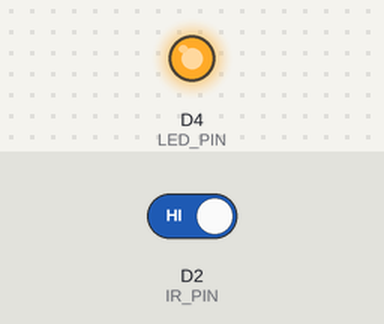
The sketch below on a simulated ESP8266 (NodeMCU). On the bench: output pins drawn as LEDs (lit = HIGH). The test bench sets the inputs (shaded band); at power-on: D2 (IR_PIN) HIGH.

Above: at 1.8 s.
1.9 s: D2 (IR_PIN) driven LOW
At 2.6 s:
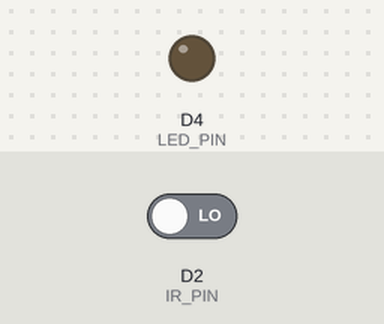
3.5 s: D2 (IR_PIN) driven HIGH
At 3.8 s:
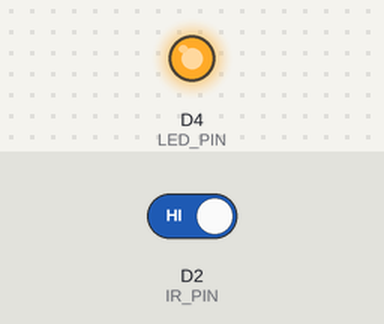
Timing chart, 0 to 6.5 s (numbered marks = the images above; inputs shaded):
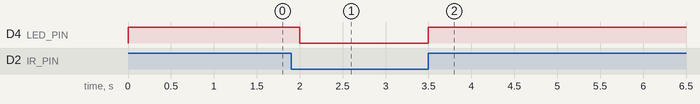

The sketch:

sketch_jun19b.ino
```cpp
// ==== main.ino ====
int IR_PIN = D2;
int LED_PIN = D4;

void setup() {
  Serial.begin(9600);
  pinMode(LED_PIN,OUTPUT);
  pinMode(IR_PIN,INPUT);
}

void loop() {
  int data = digitalRead(IR_PIN);
  if(data == 0){
    digitalWrite(LED_PIN,LOW);
  }
  else{
    digitalWrite(LED_PIN,HIGH);
  }
  delay(500);
}
```

Measured:
- after the input at 1.9 s, D4 (LED_PIN): HIGH → LOW after 0.10 s
- after the input at 3.5 s, D4 (LED_PIN): LOW → HIGH at once
